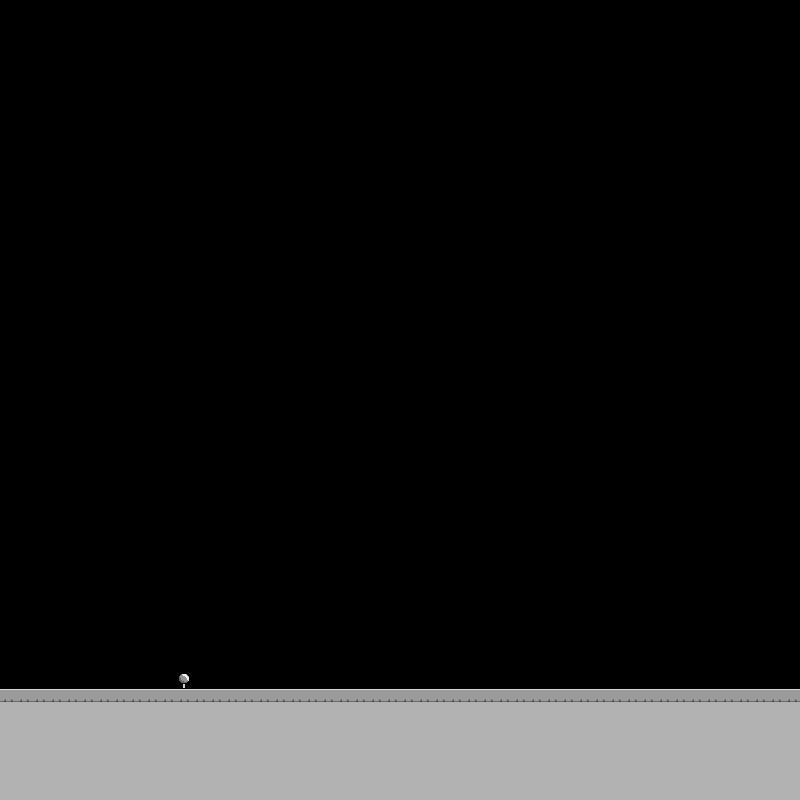

This is a level from a 2D game, rendered from its Tiled map with the project's own tilesets. A one-line summary and the complete map file follow:
An orthogonal 50x50 tile map with 16x16 px tiles, 1 tile layer (Camada de Tiles 1), 2 tilesets and 3 objects (player_spawn, enemy).

<map version="1.5" tiledversion="1.7.2" orientation="orthogonal" renderorder="right-down" width="50" height="50" tilewidth="16" tileheight="16" infinite="0" nextlayerid="5" nextobjectid="18">
 <tileset firstgid="1" source="twoToneTileset.tsx" />
 <tileset firstgid="31" source="gamejam.tsx" />
 <layer id="1" name="Camada de Tiles 1" width="50" height="50">
  <data encoding="csv">
0,0,0,0,0,0,0,0,0,0,0,0,0,0,0,0,0,0,0,0,0,0,0,0,0,0,0,0,0,0,0,0,0,0,0,0,0,0,0,0,0,0,0,0,0,0,0,0,0,0,
0,0,0,0,0,0,0,0,0,0,0,0,0,0,0,0,0,0,0,0,0,0,0,0,0,0,0,0,0,0,0,0,0,0,0,0,0,0,0,0,0,0,0,0,0,0,0,0,0,0,
0,0,0,0,0,0,0,0,0,0,0,0,0,0,0,0,0,0,0,0,0,0,0,0,0,0,0,0,0,0,0,0,0,0,0,0,0,0,0,0,0,0,0,0,0,0,0,0,0,0,
0,0,0,0,0,0,0,0,0,0,0,0,0,0,0,0,0,0,0,0,0,0,0,0,0,0,0,0,0,0,0,0,0,0,0,0,0,0,0,0,0,0,0,0,0,0,0,0,0,0,
0,0,0,0,0,0,0,0,0,0,0,0,0,0,0,0,0,0,0,0,0,0,0,0,0,0,0,0,0,0,0,0,0,0,0,0,0,0,0,0,0,0,0,0,0,0,0,0,0,0,
0,0,0,0,0,0,0,0,0,0,0,0,0,0,0,0,0,0,0,0,0,0,0,0,0,0,0,0,0,0,0,0,0,0,0,0,0,0,0,0,0,0,0,0,0,0,0,0,0,0,
0,0,0,0,0,0,0,0,0,0,0,0,0,0,0,0,0,0,0,0,0,0,0,0,0,0,0,0,0,0,0,0,0,0,0,0,0,0,0,0,0,0,0,0,0,0,0,0,0,0,
0,0,0,0,0,0,0,0,0,0,0,0,0,0,0,0,0,0,0,0,0,0,0,0,0,0,0,0,0,0,0,0,0,0,0,0,0,0,0,0,0,0,0,0,0,0,0,0,0,0,
0,0,0,0,0,0,0,0,0,0,0,0,0,0,0,0,0,0,0,0,0,0,0,0,0,0,0,0,0,0,0,0,0,0,0,0,0,0,0,0,0,0,0,0,0,0,0,0,0,0,
0,0,0,0,0,0,0,0,0,0,0,0,0,0,0,0,0,0,0,0,0,0,0,0,0,0,0,0,0,0,0,0,0,0,0,0,0,0,0,0,0,0,0,0,0,0,0,0,0,0,
0,0,0,0,0,0,0,0,0,0,0,0,0,0,0,0,0,0,0,0,0,0,0,0,0,0,0,0,0,0,0,0,0,0,0,0,0,0,0,0,0,0,0,0,0,0,0,0,0,0,
0,0,0,0,0,0,0,0,0,0,0,0,0,0,0,0,0,0,0,0,0,0,0,0,0,0,0,0,0,0,0,0,0,0,0,0,0,0,0,0,0,0,0,0,0,0,0,0,0,0,
0,0,0,0,0,0,0,0,0,0,0,0,0,0,0,0,0,0,0,0,0,0,0,0,0,0,0,0,0,0,0,0,0,0,0,0,0,0,0,0,0,0,0,0,0,0,0,0,0,0,
0,0,0,0,0,0,0,0,0,0,0,0,0,0,0,0,0,0,0,0,0,0,0,0,0,0,0,0,0,0,0,0,0,0,0,0,0,0,0,0,0,0,0,0,0,0,0,0,0,0,
0,0,0,0,0,0,0,0,0,0,0,0,0,0,0,0,0,0,0,0,0,0,0,0,0,0,0,0,0,0,0,0,0,0,0,0,0,0,0,0,0,0,0,0,0,0,0,0,0,0,
0,0,0,0,0,0,0,0,0,0,0,0,0,0,0,0,0,0,0,0,0,0,0,0,0,0,0,0,0,0,0,0,0,0,0,0,0,0,0,0,0,0,0,0,0,0,0,0,0,0,
0,0,0,0,0,0,0,0,0,0,0,0,0,0,0,0,0,0,0,0,0,0,0,0,0,0,0,0,0,0,0,0,0,0,0,0,0,0,0,0,0,0,0,0,0,0,0,0,0,0,
0,0,0,0,0,0,0,0,0,0,0,0,0,0,0,0,0,0,0,0,0,0,0,0,0,0,0,0,0,0,0,0,0,0,0,0,0,0,0,0,0,0,0,0,0,0,0,0,0,0,
0,0,0,0,0,0,0,0,0,0,0,0,0,0,0,0,0,0,0,0,0,0,0,0,0,0,0,0,0,0,0,0,0,0,0,0,0,0,0,0,0,0,0,0,0,0,0,0,0,0,
0,0,0,0,0,0,0,0,0,0,0,0,0,0,0,0,0,0,0,0,0,0,0,0,0,0,0,0,0,0,0,0,0,0,0,0,0,0,0,0,0,0,0,0,0,0,0,0,0,0,
0,0,0,0,0,0,0,0,0,0,0,0,0,0,0,0,0,0,0,0,0,0,0,0,0,0,0,0,0,0,0,0,0,0,0,0,0,0,0,0,0,0,0,0,0,0,0,0,0,0,
0,0,0,0,0,0,0,0,0,0,0,0,0,0,0,0,0,0,0,0,0,0,0,0,0,0,0,0,0,0,0,0,0,0,0,0,0,0,0,0,0,0,0,0,0,0,0,0,0,0,
0,0,0,0,0,0,0,0,0,0,0,0,0,0,0,0,0,0,0,0,0,0,0,0,0,0,0,0,0,0,0,0,0,0,0,0,0,0,0,0,0,0,0,0,0,0,0,0,0,0,
0,0,0,0,0,0,0,0,0,0,0,0,0,0,0,0,0,0,0,0,0,0,0,0,0,0,0,0,0,0,0,0,0,0,0,0,0,0,0,0,0,0,0,0,0,0,0,0,0,0,
0,0,0,0,0,0,0,0,0,0,0,0,0,0,0,0,0,0,0,0,0,0,0,0,0,0,0,0,0,0,0,0,0,0,0,0,0,0,0,0,0,0,0,0,0,0,0,0,0,0,
0,0,0,0,0,0,0,0,0,0,0,0,0,0,0,0,0,0,0,0,0,0,0,0,0,0,0,0,0,0,0,0,0,0,0,0,0,0,0,0,0,0,0,0,0,0,0,0,0,0,
0,0,0,0,0,0,0,0,0,0,0,0,0,0,0,0,0,0,0,0,0,0,0,0,0,0,0,0,0,0,0,0,0,0,0,0,0,0,0,0,0,0,0,0,0,0,0,0,0,0,
0,0,0,0,0,0,0,0,0,0,0,0,0,0,0,0,0,0,0,0,0,0,0,0,0,0,0,0,0,0,0,0,0,0,0,0,0,0,0,0,0,0,0,0,0,0,0,0,0,0,
0,0,0,0,0,0,0,0,0,0,0,0,0,0,0,0,0,0,0,0,0,0,0,0,0,0,0,0,0,0,0,0,0,0,0,0,0,0,0,0,0,0,0,0,0,0,0,0,0,0,
0,0,0,0,0,0,0,0,0,0,0,0,0,0,0,0,0,0,0,0,0,0,0,0,0,0,0,0,0,0,0,0,0,0,0,0,0,0,0,0,0,0,0,0,0,0,0,0,0,0,
0,0,0,0,0,0,0,0,0,0,0,0,0,0,0,0,0,0,0,0,0,0,0,0,0,0,0,0,0,0,0,0,0,0,0,0,0,0,0,0,0,0,0,0,0,0,0,0,0,0,
0,0,0,0,0,0,0,0,0,0,0,0,0,0,0,0,0,0,0,0,0,0,0,0,0,0,0,0,0,0,0,0,0,0,0,0,0,0,0,0,0,0,0,0,0,0,0,0,0,0,
0,0,0,0,0,0,0,0,0,0,0,0,0,0,0,0,0,0,0,0,0,0,0,0,0,0,0,0,0,0,0,0,0,0,0,0,0,0,0,0,0,0,0,0,0,0,0,0,0,0,
0,0,0,0,0,0,0,0,0,0,0,0,0,0,0,0,0,0,0,0,0,0,0,0,0,0,0,0,0,0,0,0,0,0,0,0,0,0,0,0,0,0,0,0,0,0,0,0,0,0,
0,0,0,0,0,0,0,0,0,0,0,0,0,0,0,0,0,0,0,0,0,0,0,0,0,0,0,0,0,0,0,0,0,0,0,0,0,0,0,0,0,0,0,0,0,0,0,0,0,0,
0,0,0,0,0,0,0,0,0,0,0,0,0,0,0,0,0,0,0,0,0,0,0,0,0,0,0,0,0,0,0,0,0,0,0,0,0,0,0,0,0,0,0,0,0,0,0,0,0,0,
0,0,0,0,0,0,0,0,0,0,0,0,0,0,0,0,0,0,0,0,0,0,0,0,0,0,0,0,0,0,0,0,0,0,0,0,0,0,0,0,0,0,0,0,0,0,0,0,0,0,
0,0,0,0,0,0,0,0,0,0,0,0,0,0,0,0,0,0,0,0,0,0,0,0,0,0,0,0,0,0,0,0,0,0,0,0,0,0,0,0,0,0,0,0,0,0,0,0,0,0,
0,0,0,0,0,0,0,0,0,0,0,0,0,0,0,0,0,0,0,0,0,0,0,0,0,0,0,0,0,0,0,0,0,0,0,0,0,0,0,0,0,0,0,0,0,0,0,0,0,0,
0,0,0,0,0,0,0,0,0,0,0,0,0,0,0,0,0,0,0,0,0,0,0,0,0,0,0,0,0,0,0,0,0,0,0,0,0,0,0,0,0,0,0,0,0,0,0,0,0,0,
0,0,0,0,0,0,0,0,0,0,0,0,0,0,0,0,0,0,0,0,0,0,0,0,0,0,0,0,0,0,0,0,0,0,0,0,0,0,0,0,0,0,0,0,0,0,0,0,0,0,
0,0,0,0,0,0,0,0,0,0,0,0,0,0,0,0,0,0,0,0,0,0,0,0,0,0,0,0,0,0,0,0,0,0,0,0,0,0,0,0,0,0,0,0,0,0,0,0,0,0,
0,0,0,0,0,0,0,0,0,0,0,37,0,0,0,0,0,0,0,0,0,0,0,0,0,0,0,0,0,0,0,0,0,0,0,0,0,0,0,0,0,0,0,0,0,0,0,0,0,0,
5,5,5,5,5,5,5,5,5,5,5,5,5,5,5,5,5,5,5,5,5,5,5,5,5,5,5,5,5,5,5,5,5,5,5,5,5,5,5,5,5,5,5,5,5,5,5,5,5,5,
11,11,11,11,11,11,11,11,11,11,11,11,11,11,11,11,11,11,11,11,11,11,11,11,11,11,11,11,11,11,11,11,11,11,11,11,11,11,11,11,11,11,11,11,11,11,11,11,11,11,
11,11,11,11,11,11,11,11,11,11,11,11,11,11,11,11,11,11,11,11,11,11,11,11,11,11,11,11,11,11,11,11,11,11,11,11,11,11,11,11,11,11,11,11,11,11,11,11,11,11,
11,11,11,11,11,11,11,11,11,11,11,11,11,11,11,11,11,11,11,11,11,11,11,11,11,11,11,11,11,11,11,11,11,11,11,11,11,11,11,11,11,11,11,11,11,11,11,11,11,11,
11,11,11,11,11,11,11,11,11,11,11,11,11,11,11,11,11,11,11,11,11,11,11,11,11,11,11,11,11,11,11,11,11,11,11,11,11,11,11,11,11,11,11,11,11,11,11,11,11,11,
11,11,11,11,11,11,11,11,11,11,11,11,11,11,11,11,11,11,11,11,11,11,11,11,11,11,11,11,11,11,11,11,11,11,11,11,11,11,11,11,11,11,11,11,11,11,11,11,11,11,
11,11,11,11,11,11,11,11,11,11,11,11,11,11,11,11,11,11,11,11,11,11,11,11,11,11,11,11,11,11,11,11,11,11,11,11,11,11,11,11,11,11,11,11,11,11,11,11,11,11
</data>
 </layer>
 <objectgroup id="2" name="Objects">
  <object id="1" name="player_spawn" x="84.5" y="663.25">
   <point />
  </object>
  <object id="5" name="enemy" x="462.04" y="650.21">
   <point />
  </object>
  <object id="16" x="0" y="688" width="800" height="112" />
 </objectgroup>
</map>
